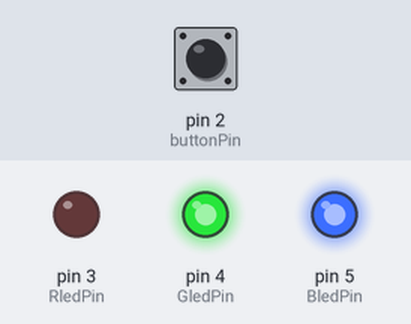
The sketch below on a simulated Arduino Uno, built with avr-gcc and run on an emulated ATmega328P. On the bench: output pins drawn as LEDs (lit = HIGH). Inputs (shaded band) come from the test bench; at power-on: pin 2 (buttonPin) LOW.

Above: at 1.2 s.
1.3 s: pin 2 (buttonPin) pulled HIGH for 0.15 s
At 2.1 s:
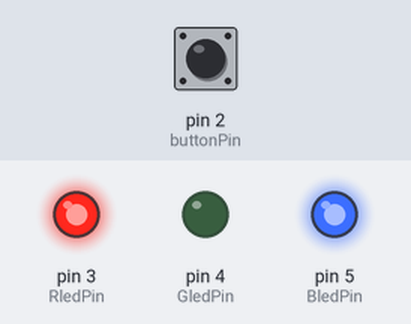
2.9 s: pin 2 (buttonPin) pulled HIGH for 1 s
At 3.3 s:
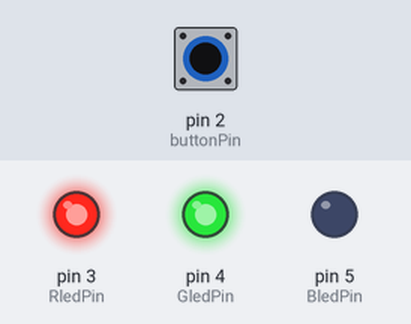
5.4 s: pin 2 (buttonPin) pulled HIGH for 0.15 s
At 6.4 s:
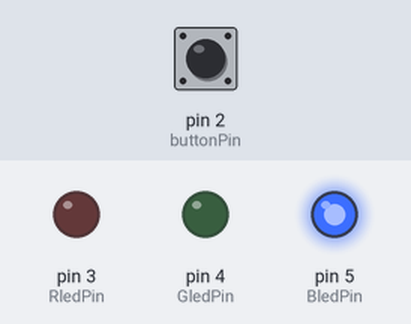
7.0 s: pin 2 (buttonPin) pulled HIGH for 3.2 s
At 7.6 s:
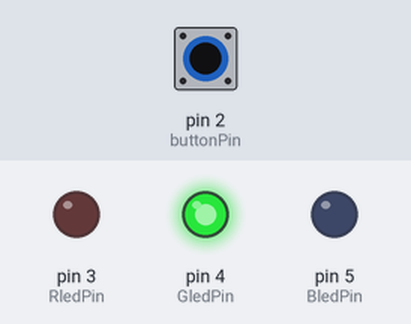
11.7 s: pin 2 (buttonPin) pulled HIGH for 0.15 s
At 12.4 s:
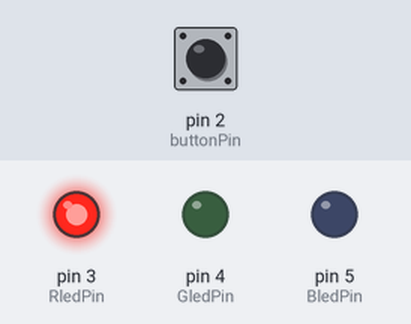
Timing chart, 0 to 14.3 s (numbered marks = the images above; inputs shaded):
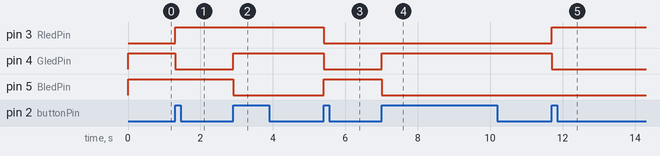

Measured:
- after the input at 1.3 s, pin 3 (RledPin): LOW → HIGH at once; pin 4 (GledPin): HIGH → LOW at once
- after the input at 2.9 s, pin 4 (GledPin): LOW → HIGH at once; pin 5 (BledPin): HIGH → LOW at once
- after the input at 5.4 s, pin 3 (RledPin), pin 4 (GledPin): HIGH → LOW at once; pin 5 (BledPin): LOW → HIGH at once
- after the input at 7.0 s, pin 4 (GledPin): LOW → HIGH at once; pin 5 (BledPin): HIGH → LOW at once
- after the input at 11.7 s, pin 3 (RledPin): LOW → HIGH at once; pin 4 (GledPin): HIGH → LOW at once

The sketch:

led_color_buttonn.ino
```cpp
const int buttonPin = 2;
const int RledPin = 3;
const int GledPin = 4;
const int BledPin = 5;

const bool COMMON_ANODE = true;
const int NUM_COLORS = 6;

const byte colors[NUM_COLORS][3] = {
  {1, 0, 0},
  {0, 1, 0},
  {0, 0, 1},
  {1, 1, 0},
  {1, 0, 1},
  {0, 1, 1}
};

int buttonState = LOW;
int lastButtonState = LOW;
int ledcolor = 0;
bool autoMode = false;
unsigned long lastPress = 0;
unsigned long lastChange = 0;

void writeLed(int pin, byte on) {
  if (COMMON_ANODE) digitalWrite(pin, on ? LOW : HIGH);
  else digitalWrite(pin, on ? HIGH : LOW);
}

void showColor(int index) {
  writeLed(RledPin, colors[index][0]);
  writeLed(GledPin, colors[index][1]);
  writeLed(BledPin, colors[index][2]);
}

void setup() {
  writeLed(RledPin, 0);
  writeLed(GledPin, 0);
  writeLed(BledPin, 0);

  pinMode(RledPin, OUTPUT);
  pinMode(GledPin, OUTPUT);
  pinMode(BledPin, OUTPUT);
  pinMode(buttonPin, INPUT);

  showColor(ledcolor);
}

void loop() {
  if (!autoMode) {
    buttonState = digitalRead(buttonPin);

    if (buttonState == HIGH && lastButtonState == LOW && millis() - lastPress > 30) {
      lastPress = millis();
      ledcolor++;

      if (ledcolor >= NUM_COLORS) {
        autoMode = true;
        ledcolor = 0;
        lastChange = millis();
      }
      showColor(ledcolor);
    }

    lastButtonState = buttonState;
  }
  else if (millis() - lastChange >= 1000) {
    lastChange += 1000;
    ledcolor = (ledcolor + 1) % NUM_COLORS;
    showColor(ledcolor);
  }
}
```
